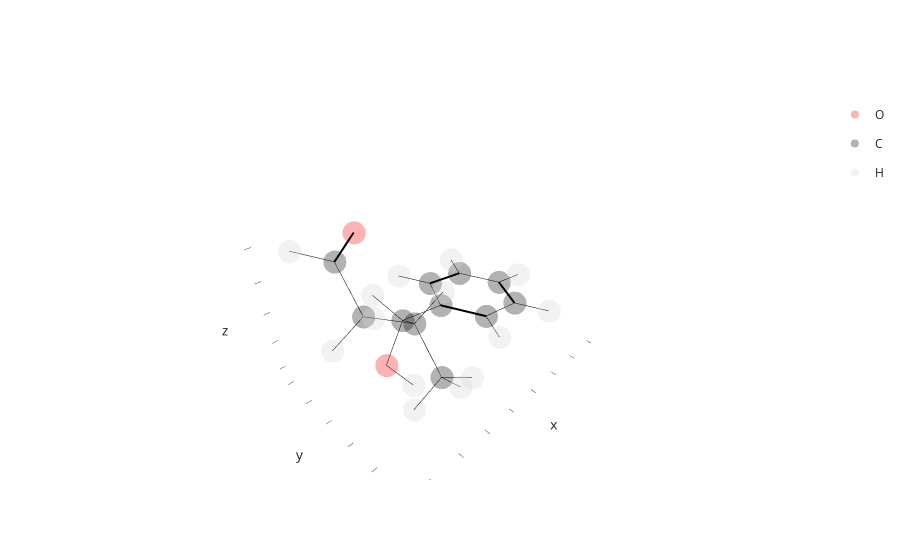

This figure's notebook cell:
### Markdown cell above
Equipped with this information we can attach the aldehyde to the methanol like so:

### Code cell
# define a linkage for use with bb.connect
link1 = bb.linkage(atom1="C7", # the atom in phenyl_methanol to connect
                   atom2="C3", # the atom in aldehyde to connect
                   delete_in_target=["H71"], # the atom in phenyl_methanol to delete
                   delete_in_source=["H32"] # the atom in aldehyde to delete
                   )

# now connect the molecules
mol = bb.connect(phenyl_methanol, aldehyde, link1)

# visualize the result
mol.show()

### Figure 1 — Plotly figure (JSON) as saved in the notebook; plotly's stock layout.template omitted (floating-point values rounded to 4 significant figures)
{"data": [{"customdata": [["O7", 1, 1, "UNK", "A"], ["O1", 16, 2, "UNK", "A"]], "hovertemplate": "atom_element=O<br>x=%{x}<br>y=%{y}<br>z=%{z}<br>atom_id=%{customdata[0]}<br>atom_serial=%{customdata[1]}<br>residue_serial=%{customdata[2]}<br>residue_name=%{customdata[3]}<br>chain_id=%{customdata[4]}<extra></extra>", "legendgroup": "O", "marker": {"color": "red", "opacity": 0.3, "symbol": "circle"}, "mode": "markers", "name": "O", "scene": "scene", "showlegend": true, "type": "scatter3d", "x": [2.743, 2.446], "y": [0.0002, -1.251], "z": [-0.7083, 2.957]}, {"customdata": [["C1", 2, 1, "UNK", "A"], ["C7", 3, 1, "UNK", "A"], ["C6", 4, 1, "UNK", "A"], ["C2", 5, 1, "UNK", "A"], ["C5", 6, 1, "UNK", "A"], ["C3", 7, 1, "UNK", "A"], ["C4", 8, 1, "UNK", "A"], ["C3", 17, 2, "UNK", "A"], ["C2", 18, 2, "UNK", "A"], ["C4", 19, 2, "UNK", "A"], ["C1", 20, 2, "UNK", "A"]], "hovertemplate": "atom_element=C<br>x=%{x}<br>y=%{y}<br>z=%{z}<br>atom_id=%{customdata[0]}<br>atom_serial=%{customdata[1]}<br>residue_serial=%{customdata[2]}<br>residue_name=%{customdata[3]}<br>chain_id=%{customdata[4]}<extra></extra>", "legendgroup": "C", "marker": {"color": "black", "opacity": 0.3, "symbol": "circle"}, "mode": "markers", "name": "C", "scene": "scene", "showlegend": true, "type": "scatter3d", "x": [0.5758, 2.045, -0.111, -0.1111, -1.485, -1.485, -2.171, 2.35, 3.627, 2.537, 3.479], "y": [-0.0002, -0.0001, 1.208, -1.208, 1.208, -1.208, 0.0002, 0.8804, 0.5777, 2.057, -0.6086], "z": [0.272, 0.5309, 0.1508, 0.1507, -0.0915, -0.0917, -0.2128, 1.107, 1.883, 0.1635, 2.804]}, {"customdata": [["H72", 9, 1, "UNK", "A"], ["H6", 10, 1, "UNK", "A"], ["H2", 11, 1, "UNK", "A"], ["H5", 12, 1, "UNK", "A"], ["H3", 13, 1, "UNK", "A"], ["H4", 14, 1, "UNK", "A"], ["HO7", 15, 1, "UNK", "A"], ["H31", 21, 2, "UNK", "A"], ["H21", 22, 2, "UNK", "A"], ["H22", 23, 2, "UNK", "A"], ["H41", 24, 2, "UNK", "A"], ["H42", 25, 2, "UNK", "A"], ["H43", 26, 2, "UNK", "A"], ["H1", 27, 2, "UNK", "A"]], "hovertemplate": "atom_element=H<br>x=%{x}<br>y=%{y}<br>z=%{z}<br>atom_id=%{customdata[0]}<br>atom_serial=%{customdata[1]}<br>residue_serial=%{customdata[2]}<br>residue_name=%{customdata[3]}<br>chain_id=%{customdata[4]}<extra></extra>", "legendgroup": "H", "marker": {"color": "lightgray", "opacity": 0.3, "symbol": "circle"}, "mode": "markers", "name": "H", "scene": "scene", "showlegend": true, "type": "scatter3d", "x": [2.35, 0.4133, 0.413, -2.019, -2.02, -3.241, 2.371, 1.533, 3.919, 4.449, 2.81, 1.609, 3.323, 4.391], "y": [-0.8828, 2.155, -2.156, 2.149, -2.148, 0.0003, 0.7034, 1.1, 1.438, 0.3556, 2.962, 2.257, 1.851, -0.877], "z": [1.103, 0.2415, 0.2413, -0.1864, -0.1868, -0.4018, -1.268, 1.805, 2.494, 1.193, 0.7145, -0.3809, -0.57, 3.366]}, {"hoverinfo": "skip", "line": {"color": "black", "width": 1}, "mode": "lines", "showlegend": false, "type": "scatter3d", "x": [2.743, 2.045], "y": [0.0002, -0.0001], "z": [-0.7083, 0.5309]}, {"hoverinfo": "skip", "line": {"color": "black", "width": 1}, "mode": "lines", "showlegend": false, "type": "scatter3d", "x": [2.743, 2.371], "y": [0.0002, 0.7034], "z": [-0.7083, -1.268]}, {"hoverinfo": "skip", "line": {"color": "black", "width": 1}, "mode": "lines", "showlegend": false, "type": "scatter3d", "x": [0.5758, 2.045], "y": [-0.0002, -0.0001], "z": [0.272, 0.5309]}, {"hoverinfo": "skip", "line": {"color": "black", "width": 4}, "mode": "lines", "showlegend": false, "type": "scatter3d", "x": [0.5758, -0.111], "y": [-0.0002, 1.208], "z": [0.272, 0.1508]}, {"hoverinfo": "skip", "line": {"color": "black", "width": 1}, "mode": "lines", "showlegend": false, "type": "scatter3d", "x": [0.5758, -0.1111], "y": [-0.0002, -1.208], "z": [0.272, 0.1507]}, {"hoverinfo": "skip", "line": {"color": "black", "width": 1}, "mode": "lines", "showlegend": false, "type": "scatter3d", "x": [2.045, 2.35], "y": [-0.0001, -0.8828], "z": [0.5309, 1.103]}, {"hoverinfo": "skip", "line": {"color": "black", "width": 1}, "mode": "lines", "showlegend": false, "type": "scatter3d", "x": [2.045, 2.35], "y": [-0.0001, 0.8804], "z": [0.5309, 1.107]}, {"hoverinfo": "skip", "line": {"color": "black", "width": 1}, "mode": "lines", "showlegend": false, "type": "scatter3d", "x": [-0.111, -1.485], "y": [1.208, 1.208], "z": [0.1508, -0.0915]}, {"hoverinfo": "skip", "line": {"color": "black", "width": 1}, "mode": "lines", "showlegend": false, "type": "scatter3d", "x": [-0.111, 0.4133], "y": [1.208, 2.155], "z": [0.1508, 0.2415]}, {"hoverinfo": "skip", "line": {"color": "black", "width": 4}, "mode": "lines", "showlegend": false, "type": "scatter3d", "x": [-0.1111, -1.485], "y": [-1.208, -1.208], "z": [0.1507, -0.0917]}, {"hoverinfo": "skip", "line": {"color": "black", "width": 1}, "mode": "lines", "showlegend": false, "type": "scatter3d", "x": [-0.1111, 0.413], "y": [-1.208, -2.156], "z": [0.1507, 0.2413]}, {"hoverinfo": "skip", "line": {"color": "black", "width": 4}, "mode": "lines", "showlegend": false, "type": "scatter3d", "x": [-1.485, -2.171], "y": [1.208, 0.0002], "z": [-0.0915, -0.2128]}, {"hoverinfo": "skip", "line": {"color": "black", "width": 1}, "mode": "lines", "showlegend": false, "type": "scatter3d", "x": [-1.485, -2.019], "y": [1.208, 2.149], "z": [-0.0915, -0.1864]}, {"hoverinfo": "skip", "line": {"color": "black", "width": 1}, "mode": "lines", "showlegend": false, "type": "scatter3d", "x": [-1.485, -2.171], "y": [-1.208, 0.0002], "z": [-0.0917, -0.2128]}, {"hoverinfo": "skip", "line": {"color": "black", "width": 1}, "mode": "lines", "showlegend": false, "type": "scatter3d", "x": [-1.485, -2.02], "y": [-1.208, -2.148], "z": [-0.0917, -0.1868]}, {"hoverinfo": "skip", "line": {"color": "black", "width": 1}, "mode": "lines", "showlegend": false, "type": "scatter3d", "x": [-2.171, -3.241], "y": [0.0002, 0.0003], "z": [-0.2128, -0.4018]}, {"hoverinfo": "skip", "line": {"color": "black", "width": 4}, "mode": "lines", "showlegend": false, "type": "scatter3d", "x": [2.446, 3.479], "y": [-1.251, -0.6086], "z": [2.957, 2.804]}, {"hoverinfo": "skip", "line": {"color": "black", "width": 1}, "mode": "lines", "showlegend": false, "type": "scatter3d", "x": [2.35, 3.627], "y": [0.8804, 0.5777], "z": [1.107, 1.883]}, {"hoverinfo": "skip", "line": {"color": "black", "width": 1}, "mode": "lines", "showlegend": false, "type": "scatter3d", "x": [2.35, 2.537], "y": [0.8804, 2.057], "z": [1.107, 0.1635]}, {"hoverinfo": "skip", "line": {"color": "black", "width": 1}, "mode": "lines", "showlegend": false, "type": "scatter3d", "x": [2.35, 1.533], "y": [0.8804, 1.1], "z": [1.107, 1.805]}, {"hoverinfo": "skip", "line": {"color": "black", "width": 1}, "mode": "lines", "showlegend": false, "type": "scatter3d", "x": [3.627, 3.479], "y": [0.5777, -0.6086], "z": [1.883, 2.804]}, {"hoverinfo": "skip", "line": {"color": "black", "width": 1}, "mode": "lines", "showlegend": false, "type": "scatter3d", "x": [3.627, 3.919], "y": [0.5777, 1.438], "z": [1.883, 2.494]}, {"hoverinfo": "skip", "line": {"color": "black", "width": 1}, "mode": "lines", "showlegend": false, "type": "scatter3d", "x": [3.627, 4.449], "y": [0.5777, 0.3556], "z": [1.883, 1.193]}, {"hoverinfo": "skip", "line": {"color": "black", "width": 1}, "mode": "lines", "showlegend": false, "type": "scatter3d", "x": [2.537, 2.81], "y": [2.057, 2.962], "z": [0.1635, 0.7145]}, {"hoverinfo": "skip", "line": {"color": "black", "width": 1}, "mode": "lines", "showlegend": false, "type": "scatter3d", "x": [2.537, 1.609], "y": [2.057, 2.257], "z": [0.1635, -0.3809]}, {"hoverinfo": "skip", "line": {"color": "black", "width": 1}, "mode": "lines", "showlegend": false, "type": "scatter3d", "x": [2.537, 3.323], "y": [2.057, 1.851], "z": [0.1635, -0.57]}, {"hoverinfo": "skip", "line": {"color": "black", "width": 1}, "mode": "lines", "showlegend": false, "type": "scatter3d", "x": [3.479, 4.391], "y": [-0.6086, -0.877], "z": [2.804, 3.366]}], "layout": {"scene": {"xaxis": {"showgrid": false, "showline": false, "showticklabels": false}, "yaxis": {"showgrid": false, "showline": false, "showticklabels": false}, "zaxis": {"showgrid": false, "showline": false, "showticklabels": false}}}}
